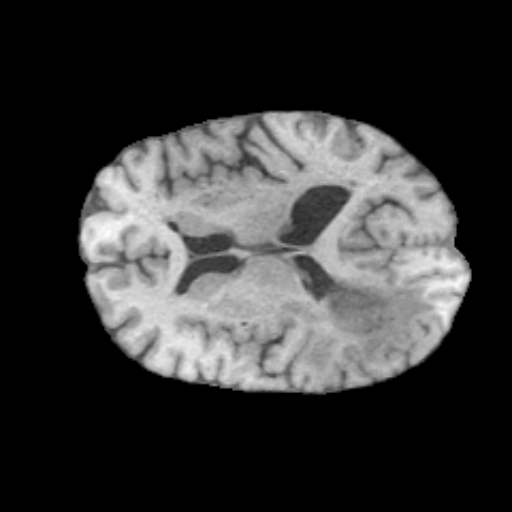
#> input picture Novelty assessment/test/1100_processed_image.png, 512 x 512 px; its folder holds only this picture in this run
$ python test_cropper.py
#> lines starting #> are read from the running program, lines starting #| are printed output that depends on the picture; after the words box and inside, x2 and y2 are one past the last pixel; in counts of white or black regions, pixels touching at a corner belong together
import os
import cv2
import numpy as np

# Function to crop the brain image by finding the first white pixel from each side and saving the crop dimensions
def crop_brain_image(image, margin=2):
    # Convert image to grayscale
    gray_image = cv2.cvtColor(image, cv2.COLOR_BGR2GRAY)

    # Threshold the grayscale image to binary (white pixels are set to 255, black to 0)
    _, binary_image = cv2.threshold(gray_image, 1, 255, cv2.THRESH_BINARY)

    # Find the first and last non-black pixel in each dimension
    rows = np.any(binary_image, axis=1)
    cols = np.any(binary_image, axis=0)

    y_min, y_max = np.where(rows)[0][[0, -1]]
    x_min, x_max = np.where(cols)[0][[0, -1]]

    # Add margin
    y_min = max(0, y_min - margin)
    y_max = min(binary_image.shape[0], y_max + margin)
    x_min = max(0, x_min - margin)
    x_max = min(binary_image.shape[1], x_max + margin)

    # Crop the image
    cropped_image = image[y_min:y_max, x_min:x_max]
    return cropped_image, (y_min, y_max, x_min, x_max)

# Function to crop the mask image using saved dimensions
def crop_mask_image(image, crop_dims):
    y_min, y_max, x_min, x_max = crop_dims
    cropped_image = image[y_min:y_max, x_min:x_max]
    return cropped_image

# Function to resize image to 512x512
def resize_image(image, size=(512, 512)):
    resized_image = cv2.resize(image, size, interpolation=cv2.INTER_AREA)
    return resized_image

# Main processing function for brain images and segment masks
def process_images(input_folder, output_folder):
#> called with input_folder = 'test', output_folder = 'test_cropped'
    if not os.path.exists(output_folder):
        os.makedirs(output_folder)

    for image_name in os.listdir(input_folder):
        if "_processed_image.png" in image_name:
            # Brain image processing
            image_path = os.path.join(input_folder, image_name)
            image = cv2.imread(image_path)
#> image is the input picture: shape (512, 512, 3); min 0, max 255, mean 53.4

            # Crop and resize brain image
            cropped_image, crop_dims = crop_brain_image(image)
#> in crop_brain_image, `_, binary_image = cv2.threshold(gray_image, 1, 255, cv2.THRESH_BINARY)`:
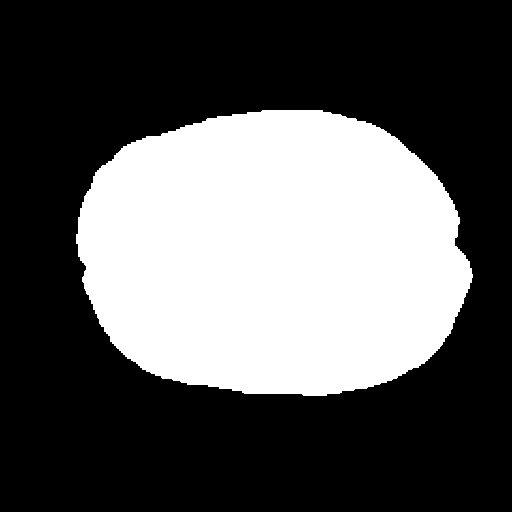
#> binary_image: shape (512, 512); 34.8% white; 1 white region, box (x1, y1, x2, y2) and area: (76, 110, 473, 396) 91103
#> in crop_brain_image, `y_min, y_max = np.where(rows)[0][[0, -1]]`: y_min = 110; y_max = 395
#> in crop_brain_image, `x_min, x_max = np.where(cols)[0][[0, -1]]`: x_min = 76; x_max = 472
#> in crop_brain_image, `y_min = max(0, y_min - margin)`: y_min = 108
#> in crop_brain_image, `y_max = min(binary_image.shape[0], y_max + margin)`: y_max = 397
#> in crop_brain_image, `x_min = max(0, x_min - margin)`: x_min = 74
#> in crop_brain_image, `x_max = min(binary_image.shape[1], x_max + margin)`: x_max = 474
#> in crop_brain_image, `cropped_image = image[y_min:y_max, x_min:x_max]`:
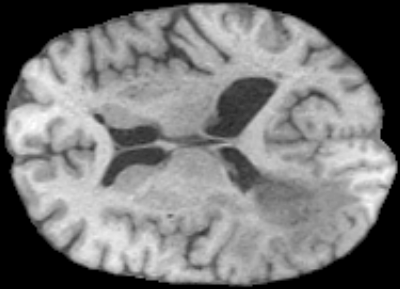
#> cropped_image: shape (289, 400, 3); min 0, max 255, mean 121.1
#> crop_dims = (108, 397, 74, 474)
            resized_image = resize_image(cropped_image)
#> in resize_image, `resized_image = cv2.resize(image, size, interpolation=cv2.INTER_AREA)`:
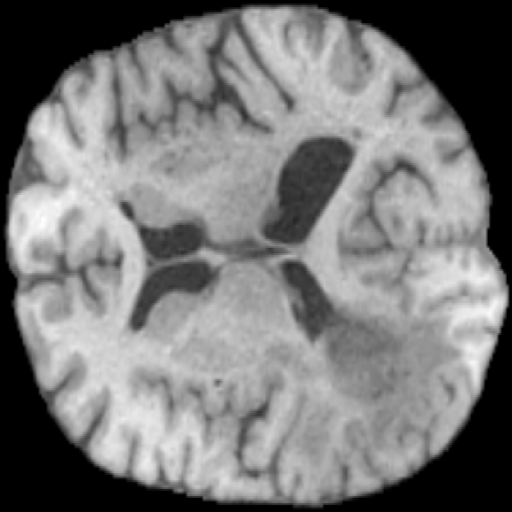
#> resized_image: shape (512, 512, 3); min 0, max 255, mean 121.1

            # Save the processed brain image
            output_path = os.path.join(output_folder, image_name)
            cv2.imwrite(output_path, resized_image)

            # Segment mask processing
            mask_name = image_name.replace("_processed_image", "_processed_mask")
            mask_path = os.path.join(input_folder, mask_name)
            if os.path.exists(mask_path):
                mask = cv2.imread(mask_path)
                cropped_mask = crop_mask_image(mask, crop_dims)
                resized_mask = resize_image(cropped_mask)

                # Save the processed mask
                mask_output_path = os.path.join(output_folder, mask_name)
                cv2.imwrite(mask_output_path, resized_mask)

# Define paths
input_folder = 'test'         # Folder containing the original images and masks
output_folder = 'test_cropped'     # Folder where processed images and masks will be saved

# Process images (crop and resize)
process_images(input_folder, output_folder)

#print("Image processing complete. Check the output folder for cropped and resized images and masks.")

$ run again, on Novelty assessment/test/1102_processed_image.png
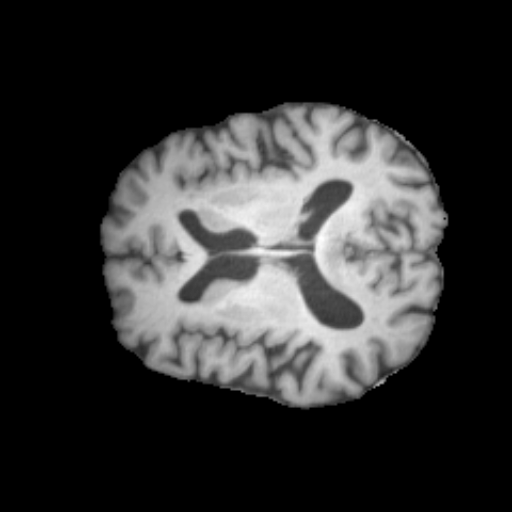
#> input picture Novelty assessment/test/1102_processed_image.png, 512 x 512 px
#> in process_images, image is the input picture: shape (512, 512, 3); min 0, max 255, mean 48
#> in crop_brain_image, `_, binary_image = cv2.threshold(gray_image, 1, 255, cv2.THRESH_BINARY)`:
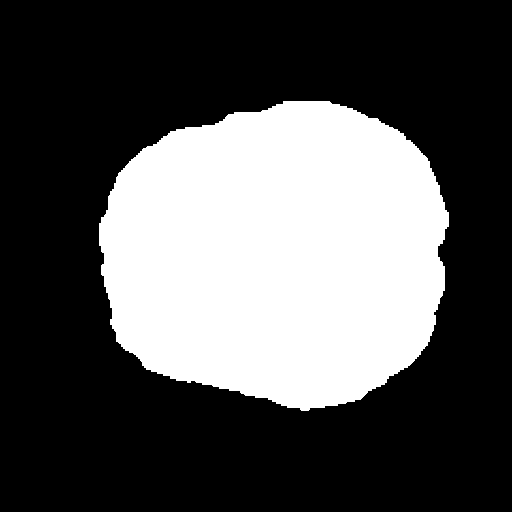
#> binary_image: shape (512, 512); 32.7% white; 1 white region, box (x1, y1, x2, y2) and area: (99, 101, 449, 411) 85763
#> in crop_brain_image, `y_min, y_max = np.where(rows)[0][[0, -1]]`: y_min = 101; y_max = 410
#> in crop_brain_image, `x_min, x_max = np.where(cols)[0][[0, -1]]`: x_min = 99; x_max = 448
#> in crop_brain_image, `y_min = max(0, y_min - margin)`: y_min = 99
#> in crop_brain_image, `y_max = min(binary_image.shape[0], y_max + margin)`: y_max = 412
#> in crop_brain_image, `x_min = max(0, x_min - margin)`: x_min = 97
#> in crop_brain_image, `x_max = min(binary_image.shape[1], x_max + margin)`: x_max = 450
#> crop_dims = (99, 412, 97, 450)
#> in resize_image, `resized_image = cv2.resize(image, size, interpolation=cv2.INTER_AREA)`:
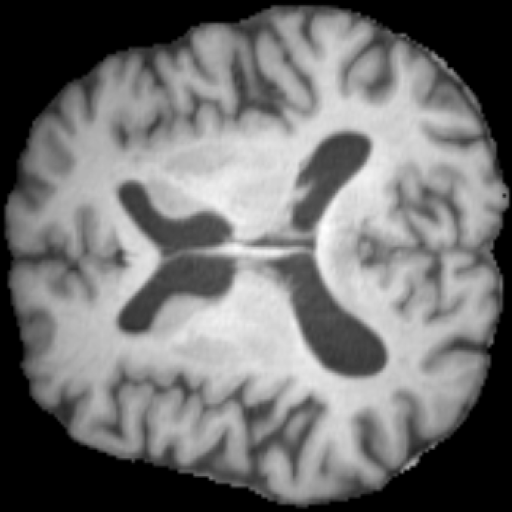
#> resized_image: shape (512, 512, 3); min 0, max 255, mean 113.8

$ run again, on Novelty assessment/test/1103_processed_image.png
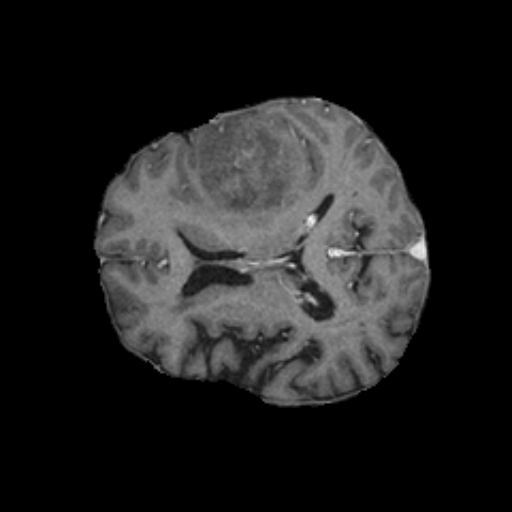
#> input picture Novelty assessment/test/1103_processed_image.png, 512 x 512 px
#> in process_images, image is the input picture: shape (512, 512, 3); min 0, max 255, mean 30.9
#> in crop_brain_image, `_, binary_image = cv2.threshold(gray_image, 1, 255, cv2.THRESH_BINARY)`:
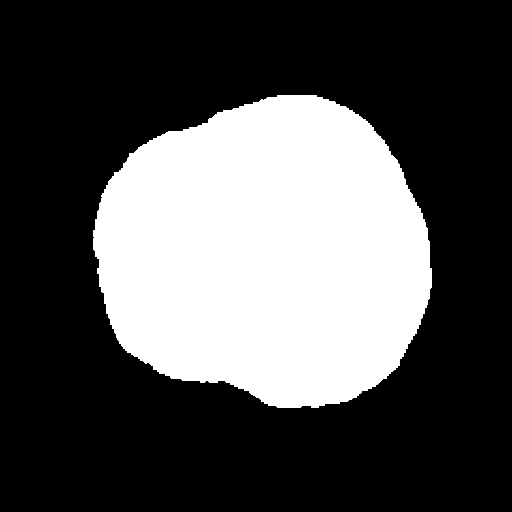
#> binary_image: shape (512, 512); 31.4% white; 1 white region, box (x1, y1, x2, y2) and area: (93, 95, 432, 408) 82298
#> in crop_brain_image, `y_min, y_max = np.where(rows)[0][[0, -1]]`: y_min = 95; y_max = 407
#> in crop_brain_image, `x_min, x_max = np.where(cols)[0][[0, -1]]`: x_min = 93; x_max = 431
#> in crop_brain_image, `y_min = max(0, y_min - margin)`: y_min = 93
#> in crop_brain_image, `y_max = min(binary_image.shape[0], y_max + margin)`: y_max = 409
#> in crop_brain_image, `x_min = max(0, x_min - margin)`: x_min = 91
#> in crop_brain_image, `x_max = min(binary_image.shape[1], x_max + margin)`: x_max = 433
#> crop_dims = (93, 409, 91, 433)
#> in resize_image, `resized_image = cv2.resize(image, size, interpolation=cv2.INTER_AREA)`:
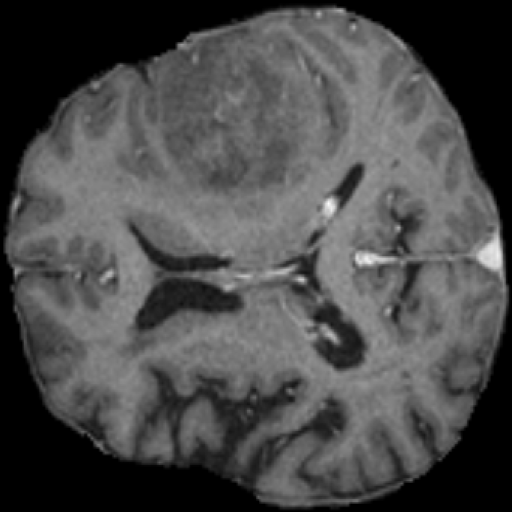
#> resized_image: shape (512, 512, 3); min 0, max 255, mean 74.9
